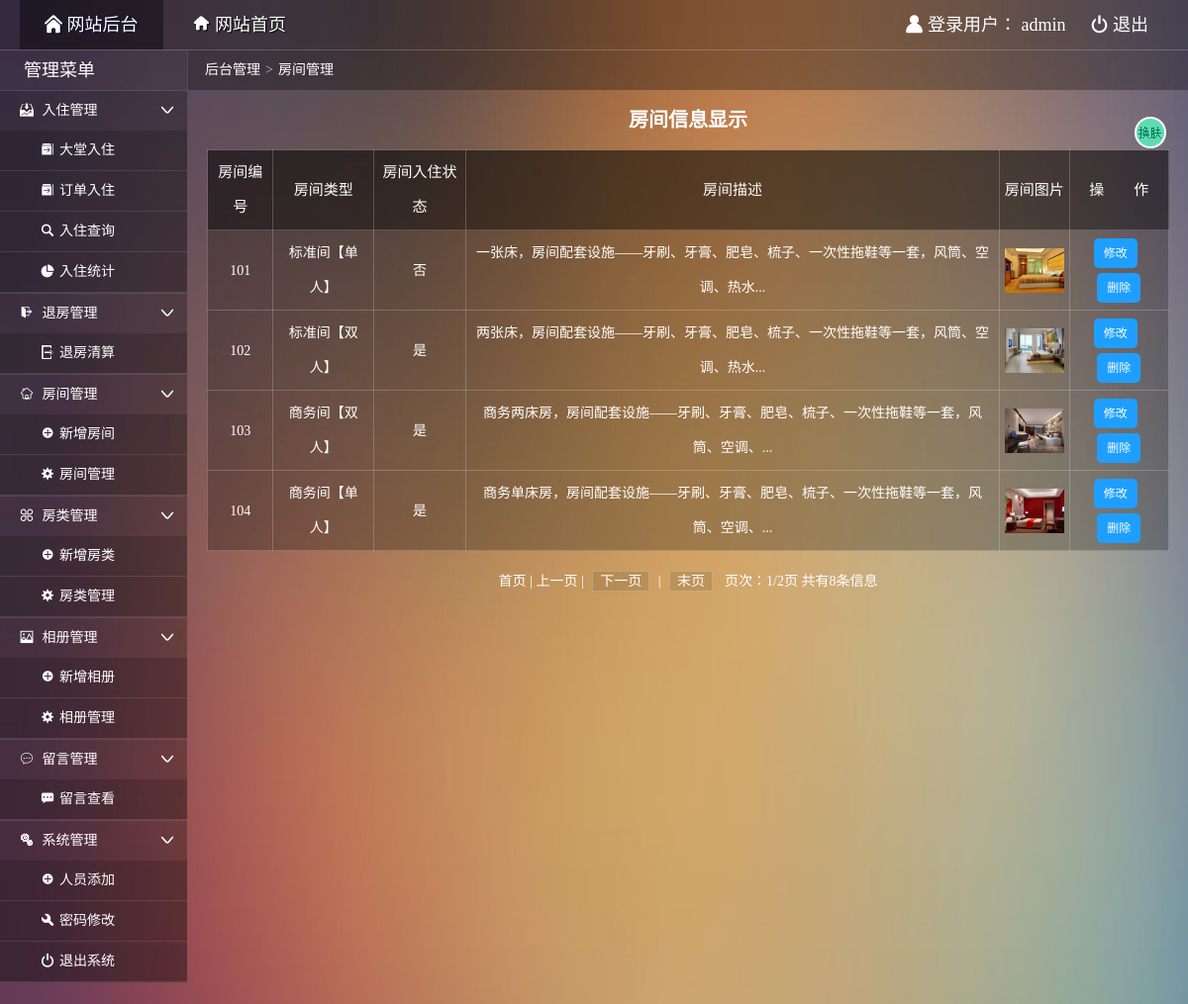
The app's page /admin/admin_roommgr.php (signed in), older data.
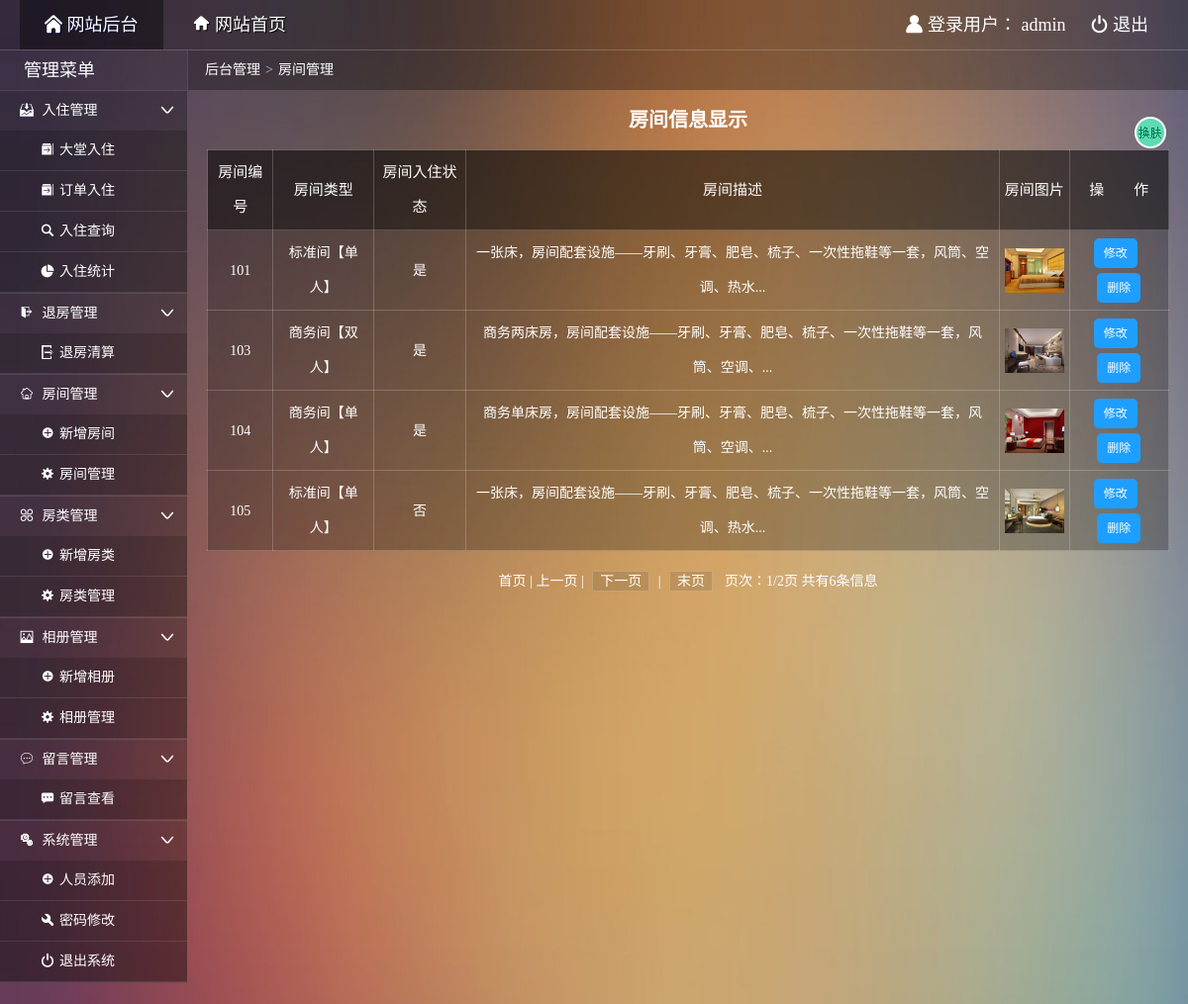
The same page, newer data.
### tables this page shows
CREATE TABLE `room` (
  `roomid` varchar(4) NOT NULL COMMENT '房间编号',
  `typeid` int NOT NULL COMMENT '类型标识',
  `status` char(1) NOT NULL COMMENT '是否入住',
  `remarks` varchar(500) DEFAULT NULL COMMENT '房间描述',
  `pic` varchar(100) NOT NULL COMMENT '房间图片',
  PRIMARY KEY (`roomid`),
  UNIQUE KEY `roomid` (`roomid`),
  KEY `FK_ROOM_TYPE` (`typeid`),
  CONSTRAINT `FK_ROOM_TYPE` FOREIGN KEY (`typeid`) REFERENCES `roomtype` (`typeid`)
);

CREATE TABLE `roomtype` (
  `typeid` int NOT NULL AUTO_INCREMENT COMMENT '类型标识',
  `typename` varchar(20) NOT NULL COMMENT '类型名称',
  `area` varchar(2) NOT NULL COMMENT '房间面积',
  `hasNet` char(1) NOT NULL DEFAULT '有' COMMENT '网络',
  `hasTV` char(1) NOT NULL DEFAULT '有' COMMENT '有线电视',
  `price` decimal(8,2) NOT NULL COMMENT '价格',
  `totalnum` int NOT NULL COMMENT '房间数量',
  `leftnum` int NOT NULL COMMENT '剩余数量',
  PRIMARY KEY (`typeid`)
);

### admin/admin_roommgr.php (the view, shortened to what this page needs)
<!doctype html>
<html>
<head>
  <link rel="stylesheet" type="text/css" href="css/common.css"/>
  <link rel="stylesheet" type="text/css" href="css/main.css"/>
</head>
<body>
  <div class="topbar-wrap white">
    <div class="topbar-inner clearfix">
      <div class="topbar-logo-wrap clearfix">
        <ul class="navbar-list clearfix">
          <li><a class="on" href="admin_index.php"><i class="icon-font">&#xe622;</i> 网站后台</a></li>
          <li><a href="../index.php" target="_blank"><i class="icon-font">&#xe681;</i> 网站首页</a></li>
        </ul>
      </div>
      <div class="top-info-wrap">
        <ul class="top-info-list clearfix">
          <li><i class="icon-font">&#xe607;</i> 登录用户：
            <?php
            if($_SESSION["aname"]){
              echo $_SESSION["aname"];
            }else{
              header("location:index.php");
              exit;
            }
            ?>
            </li>
          <li><a href="admin_logout.php"><i class="icon-font">&#xe638;</i> 退出</a></li>
        </ul>
      </div>
    </div>
  </div>
  <div class="container clearfix">
    <div class="main-wrap">
      <div class="crumb-wrap">
        <div class="crumb-list"><i class="icon-font"></i><a href="admin_index.php">后台管理</a><span class="crumb-step">&gt;</span><span class="crumb-name">房间管理</span></div>
      </div>
      <div class="search-wrap">房间信息显示</div>
      <div class="result-wrap">
        <div class="result-content">
          <table class="result-tab" width="100%">
            <tr>
              <th class="tc">房间编号</th>
              <th class="tc">房间类型</th>
              <th class="tc">房间入住状态</th>
              <th class="tc">房间描述</th>
              <th class="tc">房间图片</th>
              <th class="tc">操&emsp;&emsp;作</th>
            </tr>
            <?php
              require("../dbconnect.php");
              $pagesize = 4;
              $sql = "select a.roomid,a.typeid,b.typename,a.status,a.remarks,a.pic from room a,roomtype b where a.typeid=b.typeid";
              $rs=mysqli_query($db_link,$sql);
              $recordcount=mysqli_num_rows($rs);
              $pagecount=($recordcount-1)/$pagesize+1;
              $pagecount=(int)$pagecount;
              $pageno=@$_GET["pageno"];
              if($pageno=="")
              {
                  $pageno=1;
              }
              $startno=($pageno-1)*$pagesize;
              $sql = "select a.roomid,a.typeid,b.typename,a.status,a.remarks,a.pic from room a,roomtype b where a.typeid=b.typeid order by roomid asc limit $startno,$pagesize";
              $rs=mysqli_query($db_link,$sql);
              while($rows=mysqli_fetch_assoc($rs))
              {?>
              <tr>
                <td class='tc'><?php echo $rows["roomid"] ?></td>
                <td class='tc'><?php echo $rows["typename"] ?></td>
                <td class='tc'><?php echo $rows["status"] ?></td>
                <td class='tc'><?php echo $rows["remarks"] ?></td>
                <td class='tc'><img height='auto' width="60px" src='../images/<?php echo $rows["pic"] ?>'></td>
                <td class='tc'>
                  <a href='admin_roommod.php?mid=<?php echo $rows["roomid"] ?>'  class='link-update'>修改</a>&nbsp;&nbsp;<a href='delete.php?mid=<?php echo $rows["roomid"] ?>&typeid=<?php echo $rows["typeid"] ?>&status=<?php echo $rows["status"] ?>' class='link-del''>删除</a>
                </td>
              </tr>
            <?php } ?>
          </table>
          <div class="list-page">
              <?php
                if($pageno==1)
                {
                  if($recordcount>$pagesize){
                    echo "首页 | 上一页 | <a href='?pageno=".($pageno+1)."'>下一页</a> | <a href='?pageno=".$pagecount."'>末页</a>";
                  }else{
                    echo "首页 | 上一页 | 下一页 | 末页";
                  }
                }
                echo "&nbsp;&nbsp;页次：".$pageno."/".$pagecount."页&nbsp;共有".$recordcount."条信息";
              ?>
          </div>
        </div>
      </div>
    </div>
  </div>
</body>
</html>

Row changes from the older to the newer data that the page shows:
removed room: roomid "102", typeid.typename "标准间【双人】", status "是", remarks "两张床，房间配套设施——牙刷、牙膏、肥皂、梳子、一次性拖鞋等一套，风筒、空调、热水...", pic (picture)
changed room id 101: status "否" → "是"
now on this page (row unchanged): room: roomid "105", typeid.typename "标准间【单人】", status "否", remarks "一张床，房间配套设施——牙刷、牙膏、肥皂、梳子、一次性拖鞋等一套，风筒、空调、热水...", pic (picture)
Text that changed along with them:
$recordcount: "8" → "6"
